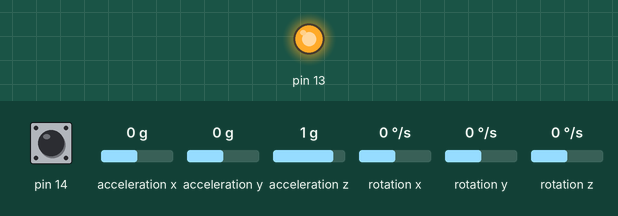
The sketch below on a simulated Arduino Leonardo, built with avr-gcc and run on an emulated ATmega32U4. Shown: output pins drawn as LEDs (lit = HIGH). Inputs (shaded band) come from the test bench; at power-on: pin 14 HIGH, acceleration x 0 g, acceleration y 0 g, acceleration z 1 g, rotation x 0 °/s, rotation y 0 °/s, rotation z 0 °/s. What the sketch prints to the serial monitor is not drawn.

Above: at 0.1 s.
At 11.2 s:
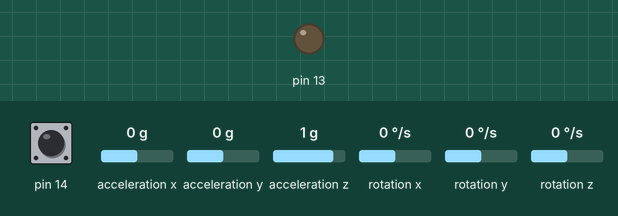
Timing chart, 0 to 12.7 s (numbered marks = the images above):
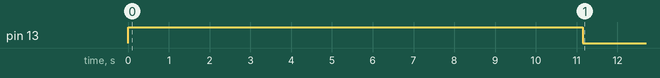

The sketch:

imu_and_motors.ino
```cpp
#include "Imu.h"
#include "Motors.h"
#include <Wire.h>

Motors motors;
Imu imu;
Zumo32U4ButtonA buttonA;

static void testMovement() {
    buttonA.waitForButton();
    delay(2000);

    for (int i = 0; i < 5; ++i) {
        motors.move(1000, 1000);
        delay(500);
        motors.move(-1000, -1000);
        delay(500);
    }
    Serial.println("Movement test finished");
}

static void testTurning() {
    buttonA.waitForButton();
    delay(2000);

    for (int i = 0; i < 5; ++i) {
        motors.move(-1000, 1000);
        delay(500);
        motors.move(1000, -1000);
        delay(500);
    }
    Serial.println("Turning test finished");
}

static void testImu() {
    Wire.begin();
    if (imu.init()) {
        while (true) {
            Serial.println("Failed to init IMU");
            delay(250);
        }
    }

    ledYellow(true);
    imu.calibrate();
    ledYellow(false);

    int32_t begin = millis();
    int32_t last_update = begin;
    while (true) {
        imu.update();
        int32_t now = millis();
        if (now - begin > 60000)
            break;
        else if (now - begin > 250) {
            if (buttonA.getSingleDebouncedPress())
                imu.reset();
            Serial.print(imu.getHeading());
            Serial.print(' ');
            Serial.print(imu.getPosition());
            Serial.print(' ');
            Serial.println(imu.getVelocity());
            last_update = now;
        }
    }
    Serial.println("IMU test finished");
}

void setup() {
    testImu();
}

void loop() {
    while (!Serial.available());
    String input = Serial.readStringUntil('\n');

    input.toLowerCase();
    switch (input[0]) {
    case 'w':
        motors.move(1000);
        break;
    case 's':
        motors.move(-1000);
        break;
    case 'a':
        motors.move(-500, 500);
        break;
    case 'd':
        motors.move(500, -500);
        break;
    }
}
```

Imu.cpp
```cpp
#include "Imu.h"
#include "ints.h"
#include <Wire.h>

int Imu::init() {
    if (!inner_imu.init())
        return 1;

    inner_imu.enableDefault();
    return 0;
}

void Imu::calibrate() {
    Vec<i32> gyro_total{};
    Vec<i32> acc_total{};
    i32 calibration_cycles = 4096;

    for (i32 i = millis(); i < calibration_cycles; ++i) {
        if (i % 64 == 0) {
            Serial.print("Calibrating IMU... (");
            Serial.print(i);
            Serial.print('/');
            Serial.print(calibration_cycles);
            Serial.println(')');
        }
        inner_imu.readGyro();
        inner_imu.readAcc();
        gyro_total += Vec<i32>(inner_imu.g);
        acc_total += Vec<i32>(inner_imu.a);
    }

    gyro_offset =
        (gyro_total.cast<double>() / calibration_cycles).cast<float>();
    acc_offset = (acc_total.cast<double>() / calibration_cycles).cast<float>();
}

void Imu::update() {
    inner_imu.readAcc();
    inner_imu.readGyro();

    i32 current_time = micros();
    i32 dt = current_time - last_update;
    last_update = current_time;

    Vec<float> gyro_reading = Vec<float>(inner_imu.g) - gyro_offset;
    Vec<float> acc_reading = Vec<float>(inner_imu.a) - acc_offset;

    heading += gyro_reading * dt / 1000000 * (8.75 / 1000);
    vel += acc_reading * dt / 16384 / 1000000 * 9.80665;
    pos += vel * dt / 1000000;
}

Vec<float> Imu::getHeading() const {
    return heading;
}

Vec<float> Imu::getVelocity() const {
    return vel;
}

Vec<float> Imu::getPosition() const {
    return pos;
}

void Imu::reset() {
    pos = {};
    vel = {};
    heading = {};
}
```

Imu.h
```cpp
#ifndef IMU_H
#define IMU_H

#include "Vec.h"
#include <Zumo32U4.h>

class Imu {
    Zumo32U4IMU inner_imu;
    Vec<float> gyro_offset{};
    Vec<float> acc_offset{};
    Vec<float> heading{};
    Vec<float> vel{};
    Vec<float> pos{};
    int32_t last_update = 0;

public:
    /*! \brief
     * Initialize the IMU. Requires Wire.begin() to have been called first.
     * \retval 0 if successful
     * \retval 1 if unsuccessful
     */
    int init();

    /*! \brief
     * (re)calibrate the IMU to account for constant offset in sensor readings.
     */
    void calibrate();

    /*! \brief
     * Must be called inside loop() frequently to avoid drift.
     */
    void update();

    /*! \brief
     * Reset heading, velocity and position vectors back to 0.
     */
    void reset();

    /*! \brief
     * Return total heading change since calibration
     * started, in degrees.
     */
    Vec<float> getHeading() const;

    /*! \brief
     * Return measured velocity in m/s, not accounting for rotation.
     */
    Vec<float> getVelocity() const;

    /*! \brief
     * Return measured position in m/s, not accounting for rotation.
     */
    Vec<float> getPosition() const;
};

#endif // IMU_H
```

Motors.cpp
```cpp
#include "Motors.h"

/*! \brief
 * Compare ints like in qsort.
 * \retval 1 if a > b
 * \retval 0 if a == b
 * \retval -1 if a < b
 */
static int8_t cmp(int a, int b) {
    if (a > b)
        return 1;
    if (a == b)
        return 0;
    return -1;
}

/*! \brief
 * Get the sign of a number.
 * \retval 1 if positive
 * \retval 0 if zero
 * \retval -1 if negative
 */
static int8_t sign(int n) {
    return cmp(n, 0);
}

void Motors::move(int16_t distance) {
    move(distance, distance);
}

void Motors::move(int16_t left_distance, int16_t right_distance) {
    // Reset counters as a precaution
    encoders.getCountsAndResetLeft();
    encoders.getCountsAndResetRight();

    while (true) {
        int16_t left_travelled = encoders.getCountsAndResetLeft();
        int16_t right_travelled = encoders.getCountsAndResetRight();

        // Check for overshoots
        if (abs(left_travelled) > abs(left_distance))
            left_distance = 0;
        else
            left_distance -= left_travelled;

        if (abs(right_travelled) > abs(right_distance))
            right_distance = 0;
        else
            right_distance -= right_travelled;

        // Speed is 400, -400 or 0 depending on which direction to go
        int16_t left_speed = 400 * sign(left_distance);
        int16_t right_speed = 400 * sign(right_distance);

        motors.setSpeeds(left_speed, right_speed);
        if ((left_distance == 0) && (right_distance == 0))
            break;
    }
}
```

Motors.h
```cpp
#ifndef MOTORS_H
#define MOTORS_H

#include <Zumo32U4.h>

class Motors {
    Zumo32U4Encoders encoders;
    Zumo32U4Motors motors;

public:
    /*! \brief
     * Move forward or backward.
     * \param distance amount of encoder units to travel
     */
    void move(int16_t distance);

    /*! \brief
     * Move each track forward or backward separately
     * \param left_distance amount of encoder units for left track to travel
     * \param right_distance amount of encoder units for right track to travel
     */
    void move(int16_t left_distance, int16_t right_distance);

};

#endif // MOTORS_H
```

Vec.h
```cpp
#ifndef VEC_H
#define VEC_H

#include <Zumo32U4.h>

template <typename T>
struct Vec : public Printable {
    T x, y, z;

    Vec() = default;

    Vec(T x, T y, T z)
        : x(x),
          y(y),
          z(z) {}

    template <typename U>
    Vec(const Zumo32U4IMU::vector<U>& v)
        : x(v.x),
          y(v.y),
          z(v.z) {}

    template <typename U>
    Vec<U> cast() const {
        return {static_cast<U>(x), static_cast<U>(y), static_cast<U>(z)};
    }

    template <typename U>
    Vec& operator+=(const Vec<U>& other) {
        x += other.x;
        y += other.y;
        z += other.z;
        return *this;
    }

    template <typename U>
    Vec operator+(const Vec<U>& other) const {
        Vec<T> result = *this;
        result += other;
        return result;
    }

    Vec& operator-=(const Vec& other) {
        x -= other.x;
        y -= other.y;
        z -= other.z;
        return *this;
    }

    Vec operator-(const Vec& other) const {
        Vec<T> result = *this;
        result -= other;
        return result;
    }

    Vec& operator/=(const T& scalar) {
        x /= scalar;
        y /= scalar;
        z /= scalar;
        return *this;
    }

    Vec operator/(const T& scalar) const {
        Vec<T> result = *this;
        result /= scalar;
        return result;
    }

    Vec& operator*=(const T& scalar) {
        x *= scalar;
        y *= scalar;
        z *= scalar;
        return *this;
    }

    Vec operator*(const T& scalar) const {
        Vec<T> result = *this;
        result *= scalar;
        return result;
    }

    size_t printTo(Print& p) const {
        size_t result = 0;
        result += p.print("{ ");
        result += p.print(x);
        result += p.print(", ");
        result += p.print(y);
        result += p.print(", ");
        result += p.print(z);
        result += p.print(" }");
        return result;
    }
};

#endif // VEC_H
```

ints.h
```cpp
#ifndef INTS_H
#define INTS_H

using i8 = int8_t;
using i16 = int16_t;
using i32 = int32_t;

#endif // INTS_H
```
